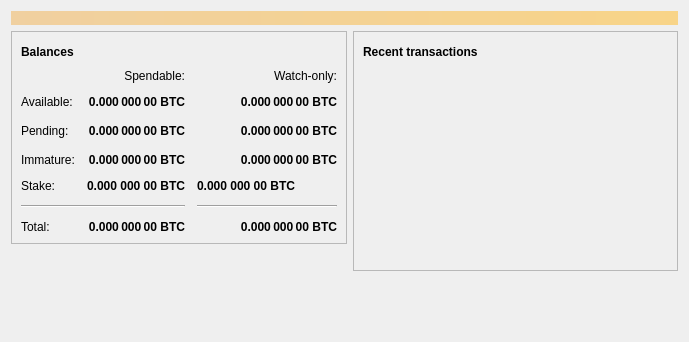
<?xml version="1.0" encoding="UTF-8"?>
<ui version="4.0">
 <class>OverviewPage</class>
 <widget class="QWidget" name="OverviewPage">
  <property name="geometry">
   <rect>
    <x>0</x>
    <y>0</y>
    <width>689</width>
    <height>342</height>
   </rect>
  </property>
  <property name="windowTitle">
   <string>Form</string>
  </property>
  <layout class="QVBoxLayout" name="topLayout">
   <item>
    <widget class="QLabel" name="labelAlerts">
     <property name="visible">
      <bool>false</bool>
     </property>
     <property name="styleSheet">
      <string notr="true">QLabel { background-color: qlineargradient(x1: 0, y1: 0, x2: 1, y2: 0, stop:0 #F0D0A0, stop:1 #F8D488); color:#000000; }</string>
     </property>
     <property name="wordWrap">
      <bool>true</bool>
     </property>
     <property name="margin">
      <number>3</number>
     </property>
     <property name="textInteractionFlags">
      <set>Qt::TextSelectableByMouse</set>
     </property>
    </widget>
   </item>
   <item>
    <layout class="QHBoxLayout" name="horizontalLayout" stretch="1,1">
     <item>
      <layout class="QVBoxLayout" name="verticalLayout_2">
       <item>
        <widget class="QFrame" name="frame">
         <property name="frameShape">
          <enum>QFrame::StyledPanel</enum>
         </property>
         <property name="frameShadow">
          <enum>QFrame::Raised</enum>
         </property>
         <layout class="QVBoxLayout" name="verticalLayout_4">
          <item>
           <layout class="QHBoxLayout" name="horizontalLayout_4">
            <item>
             <widget class="QLabel" name="label_5">
              <property name="font">
               <font>
                <weight>75</weight>
                <bold>true</bold>
               </font>
              </property>
              <property name="text">
               <string>Balances</string>
              </property>
             </widget>
            </item>
            <item>
             <widget class="QPushButton" name="labelWalletStatus">
              <property name="enabled">
               <bool>true</bool>
              </property>
              <property name="maximumSize">
               <size>
                <width>30</width>
                <height>16777215</height>
               </size>
              </property>
              <property name="toolTip">
               <string>The displayed information may be out of date. Your wallet automatically synchronizes with the Cypher network after a connection is established, but this process has not completed yet.</string>
              </property>
              <property name="text">
               <string/>
              </property>
              <property name="icon">
               <iconset>
                <normaloff>:/icons/warning</normaloff>
                <disabledoff>:/icons/warning</disabledoff>:/icons/warning</iconset>
              </property>
              <property name="iconSize">
               <size>
                <width>24</width>
                <height>24</height>
               </size>
              </property>
              <property name="flat">
               <bool>true</bool>
              </property>
             </widget>
            </item>
            <item>
             <spacer name="horizontalSpacer_3">
              <property name="orientation">
               <enum>Qt::Horizontal</enum>
              </property>
              <property name="sizeHint" stdset="0">
               <size>
                <width>40</width>
                <height>20</height>
               </size>
              </property>
             </spacer>
            </item>
           </layout>
          </item>
          <item>
           <layout class="QGridLayout" name="gridLayout">
            <property name="spacing">
             <number>12</number>
            </property>
            <item row="2" column="2">
             <widget class="QLabel" name="labelWatchPending">
              <property name="font">
               <font>
                <weight>75</weight>
                <bold>true</bold>
               </font>
              </property>
              <property name="cursor">
               <cursorShape>IBeamCursor</cursorShape>
              </property>
              <property name="toolTip">
               <string>Unconfirmed transactions to watch-only addresses</string>
              </property>
              <property name="text">
               <string notr="true">0.000 000 00 BTC</string>
              </property>
              <property name="alignment">
               <set>Qt::AlignRight|Qt::AlignTrailing|Qt::AlignVCenter</set>
              </property>
              <property name="textInteractionFlags">
               <set>Qt::LinksAccessibleByMouse|Qt::TextSelectableByKeyboard|Qt::TextSelectableByMouse</set>
              </property>
             </widget>
            </item>
            <item row="2" column="1">
             <widget class="QLabel" name="labelUnconfirmed">
              <property name="font">
               <font>
                <weight>75</weight>
                <bold>true</bold>
               </font>
              </property>
              <property name="cursor">
               <cursorShape>IBeamCursor</cursorShape>
              </property>
              <property name="toolTip">
               <string>Total of transactions that have yet to be confirmed, and do not yet count toward the spendable balance</string>
              </property>
              <property name="text">
               <string notr="true">0.000 000 00 BTC</string>
              </property>
              <property name="alignment">
               <set>Qt::AlignRight|Qt::AlignTrailing|Qt::AlignVCenter</set>
              </property>
              <property name="textInteractionFlags">
               <set>Qt::LinksAccessibleByMouse|Qt::TextSelectableByKeyboard|Qt::TextSelectableByMouse</set>
              </property>
             </widget>
            </item>
            <item row="3" column="2">
             <widget class="QLabel" name="labelWatchImmature">
              <property name="font">
               <font>
                <weight>75</weight>
                <bold>true</bold>
               </font>
              </property>
              <property name="cursor">
               <cursorShape>IBeamCursor</cursorShape>
              </property>
              <property name="toolTip">
               <string>Mined balance in watch-only addresses that has not yet matured</string>
              </property>
              <property name="text">
               <string notr="true">0.000 000 00 BTC</string>
              </property>
              <property name="alignment">
               <set>Qt::AlignRight|Qt::AlignTrailing|Qt::AlignVCenter</set>
              </property>
              <property name="textInteractionFlags">
               <set>Qt::LinksAccessibleByMouse|Qt::TextSelectableByKeyboard|Qt::TextSelectableByMouse</set>
              </property>
             </widget>
            </item>
            <item row="5" column="0" colspan="2">
             <widget class="Line" name="line">
              <property name="orientation">
               <enum>Qt::Horizontal</enum>
              </property>
             </widget>
            </item>
            <item row="5" column="2">
             <widget class="Line" name="lineWatchBalance">
              <property name="sizePolicy">
               <sizepolicy hsizetype="Preferred" vsizetype="Fixed">
                <horstretch>0</horstretch>
                <verstretch>0</verstretch>
               </sizepolicy>
              </property>
              <property name="minimumSize">
               <size>
                <width>140</width>
                <height>0</height>
               </size>
              </property>
              <property name="orientation">
               <enum>Qt::Horizontal</enum>
              </property>
             </widget>
            </item>
            <item row="6" column="0">
             <widget class="QLabel" name="labelTotalText">
              <property name="text">
               <string>Total:</string>
              </property>
             </widget>
            </item>
            <item row="3" column="1">
             <widget class="QLabel" name="labelImmature">
              <property name="font">
               <font>
                <weight>75</weight>
                <bold>true</bold>
               </font>
              </property>
              <property name="cursor">
               <cursorShape>IBeamCursor</cursorShape>
              </property>
              <property name="toolTip">
               <string>Mined balance that has not yet matured</string>
              </property>
              <property name="text">
               <string notr="true">0.000 000 00 BTC</string>
              </property>
              <property name="alignment">
               <set>Qt::AlignRight|Qt::AlignTrailing|Qt::AlignVCenter</set>
              </property>
              <property name="textInteractionFlags">
               <set>Qt::LinksAccessibleByMouse|Qt::TextSelectableByKeyboard|Qt::TextSelectableByMouse</set>
              </property>
             </widget>
            </item>
            <item row="2" column="3">
             <spacer name="horizontalSpacer_2">
              <property name="orientation">
               <enum>Qt::Horizontal</enum>
              </property>
              <property name="sizeHint" stdset="0">
               <size>
                <width>40</width>
                <height>20</height>
               </size>
              </property>
             </spacer>
            </item>
            <item row="3" column="0">
             <widget class="QLabel" name="labelImmatureText">
              <property name="text">
               <string>Immature:</string>
              </property>
             </widget>
            </item>
            <item row="6" column="1">
             <widget class="QLabel" name="labelTotal">
              <property name="font">
               <font>
                <weight>75</weight>
                <bold>true</bold>
               </font>
              </property>
              <property name="cursor">
               <cursorShape>IBeamCursor</cursorShape>
              </property>
              <property name="toolTip">
               <string>Your current total balance</string>
              </property>
              <property name="text">
               <string notr="true">0.000 000 00 BTC</string>
              </property>
              <property name="alignment">
               <set>Qt::AlignRight|Qt::AlignTrailing|Qt::AlignVCenter</set>
              </property>
              <property name="textInteractionFlags">
               <set>Qt::LinksAccessibleByMouse|Qt::TextSelectableByKeyboard|Qt::TextSelectableByMouse</set>
              </property>
             </widget>
            </item>
            <item row="6" column="2">
             <widget class="QLabel" name="labelWatchTotal">
              <property name="font">
               <font>
                <weight>75</weight>
                <bold>true</bold>
               </font>
              </property>
              <property name="cursor">
               <cursorShape>IBeamCursor</cursorShape>
              </property>
              <property name="toolTip">
               <string>Current total balance in watch-only addresses</string>
              </property>
              <property name="text">
               <string notr="true">0.000 000 00 BTC</string>
              </property>
              <property name="alignment">
               <set>Qt::AlignRight|Qt::AlignTrailing|Qt::AlignVCenter</set>
              </property>
              <property name="textInteractionFlags">
               <set>Qt::LinksAccessibleByMouse|Qt::TextSelectableByKeyboard|Qt::TextSelectableByMouse</set>
              </property>
             </widget>
            </item>
            <item row="0" column="2">
             <widget class="QLabel" name="labelWatchonly">
              <property name="text">
               <string>Watch-only:</string>
              </property>
              <property name="alignment">
               <set>Qt::AlignRight|Qt::AlignTrailing|Qt::AlignVCenter</set>
              </property>
             </widget>
            </item>
            <item row="1" column="0">
             <widget class="QLabel" name="labelBalanceText">
              <property name="text">
               <string>Available:</string>
              </property>
             </widget>
            </item>
            <item row="1" column="1">
             <widget class="QLabel" name="labelBalance">
              <property name="font">
               <font>
                <weight>75</weight>
                <bold>true</bold>
               </font>
              </property>
              <property name="cursor">
               <cursorShape>IBeamCursor</cursorShape>
              </property>
              <property name="toolTip">
               <string>Your current spendable balance</string>
              </property>
              <property name="text">
               <string notr="true">0.000 000 00 BTC</string>
              </property>
              <property name="alignment">
               <set>Qt::AlignRight|Qt::AlignTrailing|Qt::AlignVCenter</set>
              </property>
              <property name="textInteractionFlags">
               <set>Qt::LinksAccessibleByMouse|Qt::TextSelectableByKeyboard|Qt::TextSelectableByMouse</set>
              </property>
             </widget>
            </item>
            <item row="1" column="2">
             <widget class="QLabel" name="labelWatchAvailable">
              <property name="font">
               <font>
                <weight>75</weight>
                <bold>true</bold>
               </font>
              </property>
              <property name="cursor">
               <cursorShape>IBeamCursor</cursorShape>
              </property>
              <property name="toolTip">
               <string>Your current balance in watch-only addresses</string>
              </property>
              <property name="text">
               <string notr="true">0.000 000 00 BTC</string>
              </property>
              <property name="alignment">
               <set>Qt::AlignRight|Qt::AlignTrailing|Qt::AlignVCenter</set>
              </property>
              <property name="textInteractionFlags">
               <set>Qt::LinksAccessibleByMouse|Qt::TextSelectableByKeyboard|Qt::TextSelectableByMouse</set>
              </property>
             </widget>
            </item>
            <item row="2" column="0">
             <widget class="QLabel" name="labelPendingText">
              <property name="text">
               <string>Pending:</string>
              </property>
             </widget>
            </item>
            <item row="0" column="1">
             <widget class="QLabel" name="labelSpendable">
              <property name="text">
               <string>Spendable:</string>
              </property>
              <property name="alignment">
               <set>Qt::AlignRight|Qt::AlignTrailing|Qt::AlignVCenter</set>
              </property>
             </widget>
            </item>
            <item row="4" column="0">
             <widget class="QLabel" name="labelStakeText">
              <property name="text">
               <string>Stake:</string>
              </property>
             </widget>
            </item>
            <item row="4" column="1">
             <widget class="QLabel" name="labelStake">
              <property name="text">
               <string>&lt;html&gt;&lt;head/&gt;&lt;body&gt;&lt;p&gt;&lt;span style=&quot; font-weight:600;&quot;&gt;0.000 000 00 BTC&lt;/span&gt;&lt;/p&gt;&lt;/body&gt;&lt;/html&gt;</string>
              </property>
             </widget>
            </item>
            <item row="4" column="2">
             <widget class="QLabel" name="labelWatchStake">
              <property name="text">
               <string>&lt;html&gt;&lt;head/&gt;&lt;body&gt;&lt;p&gt;&lt;span style=&quot; font-weight:600;&quot;&gt;0.000 000 00 BTC&lt;/span&gt;&lt;/p&gt;&lt;/body&gt;&lt;/html&gt;</string>
              </property>
             </widget>
            </item>
           </layout>
          </item>
         </layout>
        </widget>
       </item>
       <item>
        <spacer name="verticalSpacer">
         <property name="orientation">
          <enum>Qt::Vertical</enum>
         </property>
         <property name="sizeHint" stdset="0">
          <size>
           <width>20</width>
           <height>40</height>
          </size>
         </property>
        </spacer>
       </item>
      </layout>
     </item>
     <item>
      <layout class="QVBoxLayout" name="verticalLayout_3">
       <item>
        <widget class="QFrame" name="frame_2">
         <property name="frameShape">
          <enum>QFrame::StyledPanel</enum>
         </property>
         <property name="frameShadow">
          <enum>QFrame::Raised</enum>
         </property>
         <layout class="QVBoxLayout" name="verticalLayout">
          <item>
           <layout class="QHBoxLayout" name="horizontalLayout_2">
            <item>
             <widget class="QLabel" name="label_4">
              <property name="font">
               <font>
                <weight>75</weight>
                <bold>true</bold>
               </font>
              </property>
              <property name="text">
               <string>Recent transactions</string>
              </property>
             </widget>
            </item>
            <item>
             <widget class="QPushButton" name="labelTransactionsStatus">
              <property name="enabled">
               <bool>true</bool>
              </property>
              <property name="maximumSize">
               <size>
                <width>30</width>
                <height>16777215</height>
               </size>
              </property>
              <property name="toolTip">
               <string>The displayed information may be out of date. Your wallet automatically synchronizes with the Cypher network after a connection is established, but this process has not completed yet.</string>
              </property>
              <property name="text">
               <string/>
              </property>
              <property name="icon">
               <iconset>
                <normaloff>:/icons/warning</normaloff>
                <disabledoff>:/icons/warning</disabledoff>:/icons/warning</iconset>
              </property>
              <property name="iconSize">
               <size>
                <width>24</width>
                <height>24</height>
               </size>
              </property>
              <property name="flat">
               <bool>true</bool>
              </property>
             </widget>
            </item>
            <item>
             <spacer name="horizontalSpacer">
              <property name="orientation">
               <enum>Qt::Horizontal</enum>
              </property>
              <property name="sizeHint" stdset="0">
               <size>
                <width>40</width>
                <height>20</height>
               </size>
              </property>
             </spacer>
            </item>
           </layout>
          </item>
          <item>
           <widget class="QListView" name="listTransactions">
            <property name="styleSheet">
             <string notr="true">QListView { background: transparent; }</string>
            </property>
            <property name="frameShape">
             <enum>QFrame::NoFrame</enum>
            </property>
            <property name="verticalScrollBarPolicy">
             <enum>Qt::ScrollBarAlwaysOff</enum>
            </property>
            <property name="horizontalScrollBarPolicy">
             <enum>Qt::ScrollBarAlwaysOff</enum>
            </property>
            <property name="selectionMode">
             <enum>QAbstractItemView::NoSelection</enum>
            </property>
           </widget>
          </item>
         </layout>
        </widget>
       </item>
       <item>
        <spacer name="verticalSpacer_2">
         <property name="orientation">
          <enum>Qt::Vertical</enum>
         </property>
         <property name="sizeHint" stdset="0">
          <size>
           <width>20</width>
           <height>40</height>
          </size>
         </property>
        </spacer>
       </item>
      </layout>
     </item>
    </layout>
   </item>
  </layout>
 </widget>
 <resources/>
 <connections/>
</ui>
